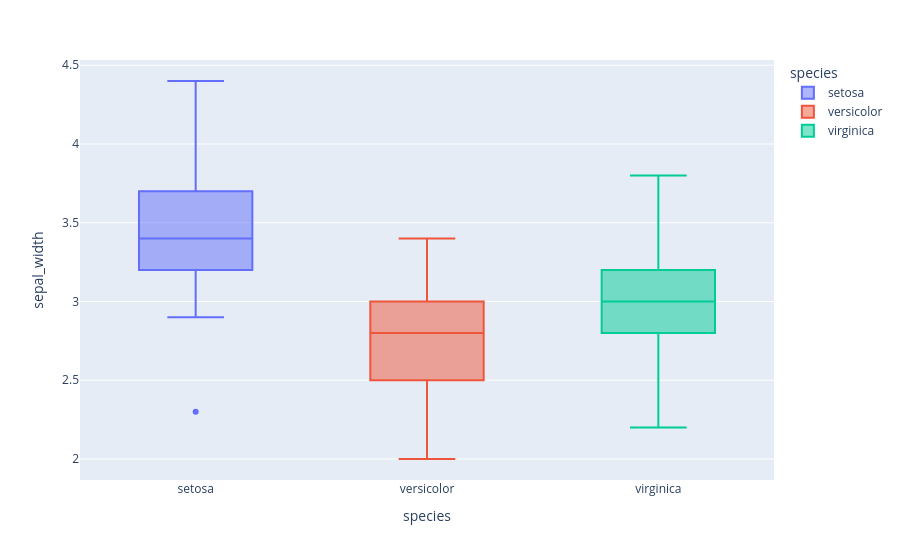

Source (notebook cell):
### Markdown cell above
## 4.Box Plot

### Code cell
fig4=px.box(df,x='species',y='sepal_width',color='species')
fig4.show()

### Figure 1 — Plotly figure (JSON) as saved in the notebook; plotly's stock layout.template omitted (floating-point values rounded to 4 significant figures)
{"data": [{"alignmentgroup": "True", "hovertemplate": "species=%{x}<br>sepal_width=%{y}<extra></extra>", "legendgroup": "setosa", "marker": {"color": "#636efa"}, "name": "setosa", "notched": false, "offsetgroup": "setosa", "orientation": "v", "showlegend": true, "type": "box", "x": ["setosa", "setosa", "setosa", "setosa", "setosa", "setosa", "setosa", "setosa", "setosa", "setosa", "setosa", "setosa", "setosa", "setosa", "setosa", "setosa", "setosa", "setosa", "setosa", "setosa", "setosa", "setosa", "setosa", "setosa", "setosa", "setosa", "setosa", "setosa", "setosa", "setosa", "setosa", "setosa", "setosa", "setosa", "setosa", "setosa", "setosa", "setosa", "setosa", "setosa", "setosa", "setosa", "setosa", "setosa", "setosa", "setosa", "setosa", "setosa", "setosa", "setosa"], "x0": " ", "xaxis": "x", "y": [3.5, 3.0, 3.2, 3.1, 3.6, 3.9, 3.4, 3.4, 2.9, 3.1, 3.7, 3.4, 3.0, 3.0, 4.0, 4.4, 3.9, 3.5, 3.8, 3.8, 3.4, 3.7, 3.6, 3.3, 3.4, 3.0, 3.4, 3.5, 3.4, 3.2, 3.1, 3.4, 4.1, 4.2, 3.1, 3.2, 3.5, 3.6, 3.0, 3.4, 3.5, 2.3, 3.2, 3.5, 3.8, 3.0, 3.8, 3.2, 3.7, 3.3], "y0": " ", "yaxis": "y"}, {"alignmentgroup": "True", "hovertemplate": "species=%{x}<br>sepal_width=%{y}<extra></extra>", "legendgroup": "versicolor", "marker": {"color": "#EF553B"}, "name": "versicolor", "notched": false, "offsetgroup": "versicolor", "orientation": "v", "showlegend": true, "type": "box", "x": ["versicolor", "versicolor", "versicolor", "versicolor", "versicolor", "versicolor", "versicolor", "versicolor", "versicolor", "versicolor", "versicolor", "versicolor", "versicolor", "versicolor", "versicolor", "versicolor", "versicolor", "versicolor", "versicolor", "versicolor", "versicolor", "versicolor", "versicolor", "versicolor", "versicolor", "versicolor", "versicolor", "versicolor", "versicolor", "versicolor", "versicolor", "versicolor", "versicolor", "versicolor", "versicolor", "versicolor", "versicolor", "versicolor", "versicolor", "versicolor", "versicolor", "versicolor", "versicolor", "versicolor", "versicolor", "versicolor", "versicolor", "versicolor", "versicolor", "versicolor"], "x0": " ", "xaxis": "x", "y": [3.2, 3.2, 3.1, 2.3, 2.8, 2.8, 3.3, 2.4, 2.9, 2.7, 2.0, 3.0, 2.2, 2.9, 2.9, 3.1, 3.0, 2.7, 2.2, 2.5, 3.2, 2.8, 2.5, 2.8, 2.9, 3.0, 2.8, 3.0, 2.9, 2.6, 2.4, 2.4, 2.7, 2.7, 3.0, 3.4, 3.1, 2.3, 3.0, 2.5, 2.6, 3.0, 2.6, 2.3, 2.7, 3.0, 2.9, 2.9, 2.5, 2.8], "y0": " ", "yaxis": "y"}, {"alignmentgroup": "True", "hovertemplate": "species=%{x}<br>sepal_width=%{y}<extra></extra>", "legendgroup": "virginica", "marker": {"color": "#00cc96"}, "name": "virginica", "notched": false, "offsetgroup": "virginica", "orientation": "v", "showlegend": true, "type": "box", "x": ["virginica", "virginica", "virginica", "virginica", "virginica", "virginica", "virginica", "virginica", "virginica", "virginica", "virginica", "virginica", "virginica", "virginica", "virginica", "virginica", "virginica", "virginica", "virginica", "virginica", "virginica", "virginica", "virginica", "virginica", "virginica", "virginica", "virginica", "virginica", "virginica", "virginica", "virginica", "virginica", "virginica", "virginica", "virginica", "virginica", "virginica", "virginica", "virginica", "virginica", "virginica", "virginica", "virginica", "virginica", "virginica", "virginica", "virginica", "virginica", "virginica", "virginica"], "x0": " ", "xaxis": "x", "y": [3.3, 2.7, 3.0, 2.9, 3.0, 3.0, 2.5, 2.9, 2.5, 3.6, 3.2, 2.7, 3.0, 2.5, 2.8, 3.2, 3.0, 3.8, 2.6, 2.2, 3.2, 2.8, 2.8, 2.7, 3.3, 3.2, 2.8, 3.0, 2.8, 3.0, 2.8, 3.8, 2.8, 2.8, 2.6, 3.0, 3.4, 3.1, 3.0, 3.1, 3.1, 3.1, 2.7, 3.2, 3.3, 3.0, 2.5, 3.0, 3.4, 3.0], "y0": " ", "yaxis": "y"}], "layout": {"boxmode": "overlay", "legend": {"title": {"text": "species"}, "tracegroupgap": 0}, "margin": {"t": 60}, "xaxis": {"anchor": "y", "categoryarray": ["setosa", "versicolor", "virginica"], "categoryorder": "array", "domain": [0, 1], "title": {"text": "species"}}, "yaxis": {"anchor": "x", "domain": [0, 1], "title": {"text": "sepal_width"}}}}
